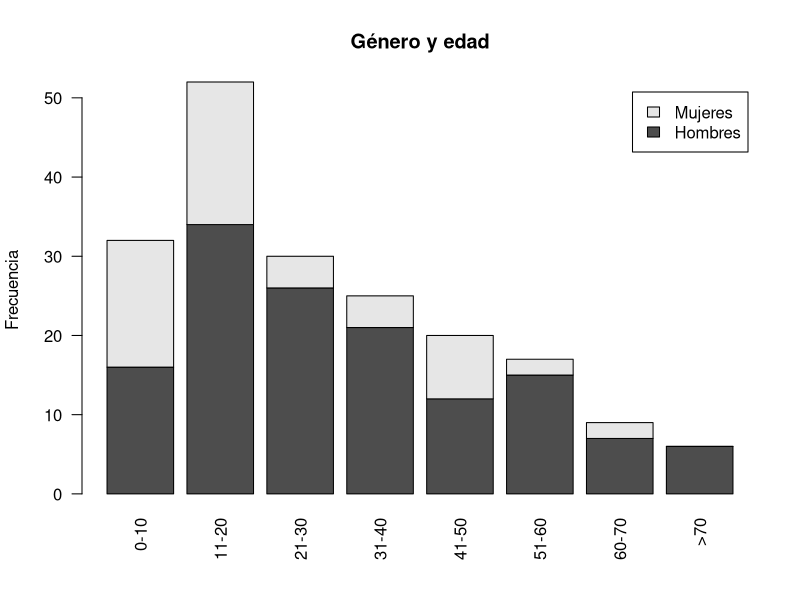
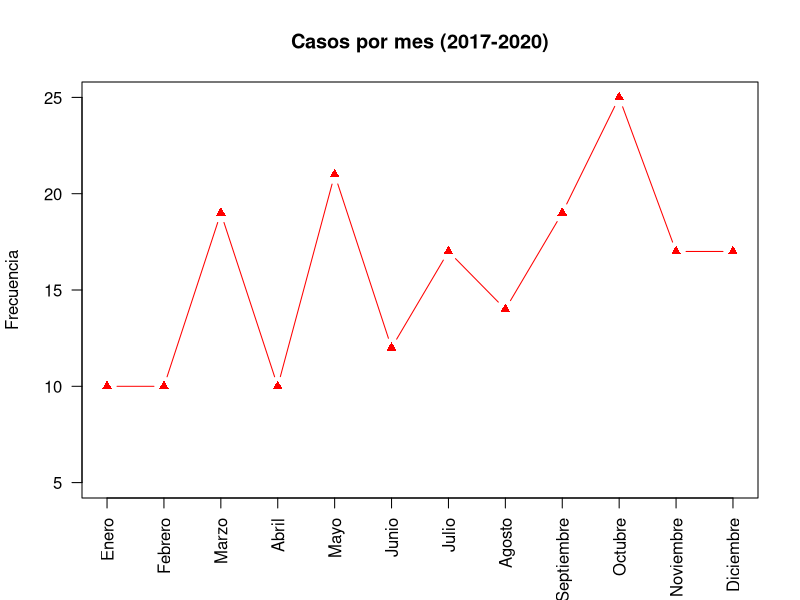
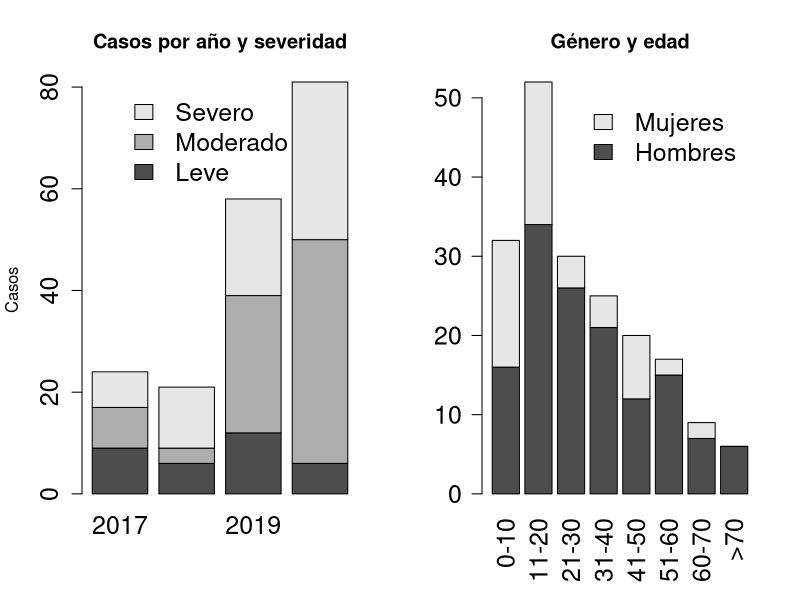
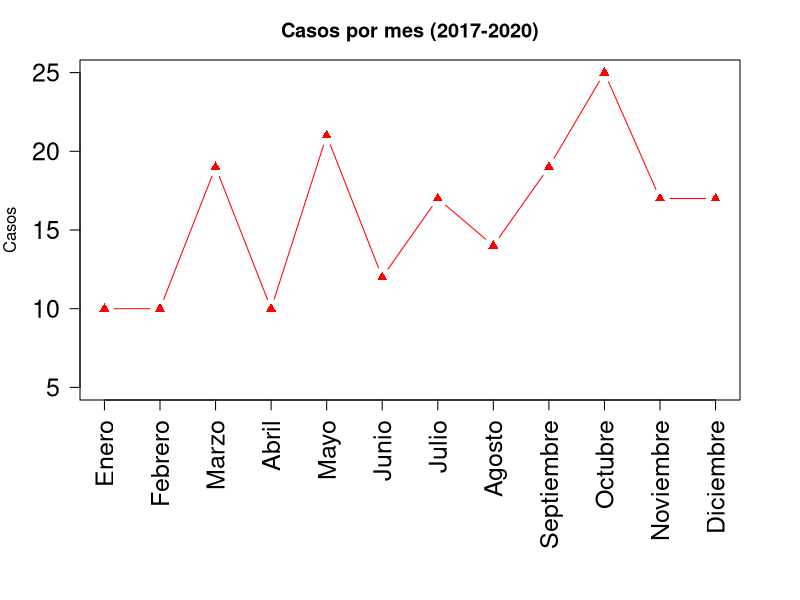
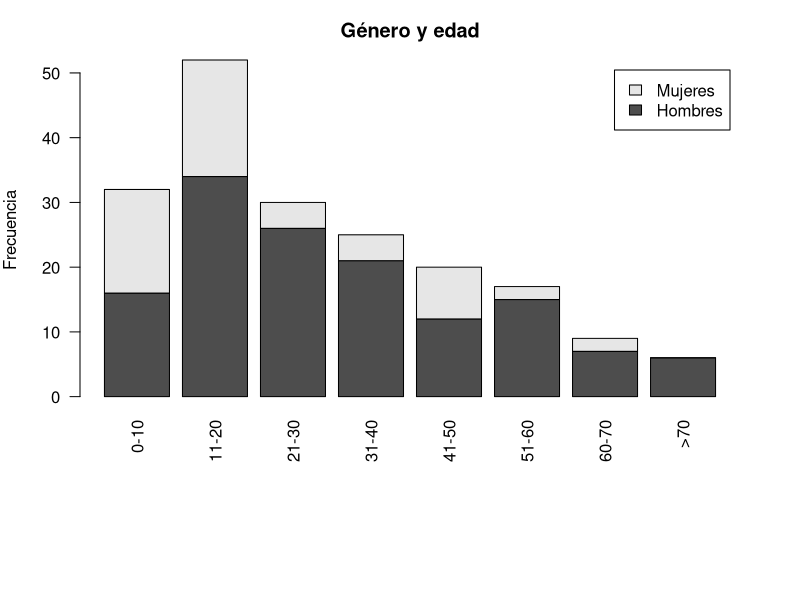
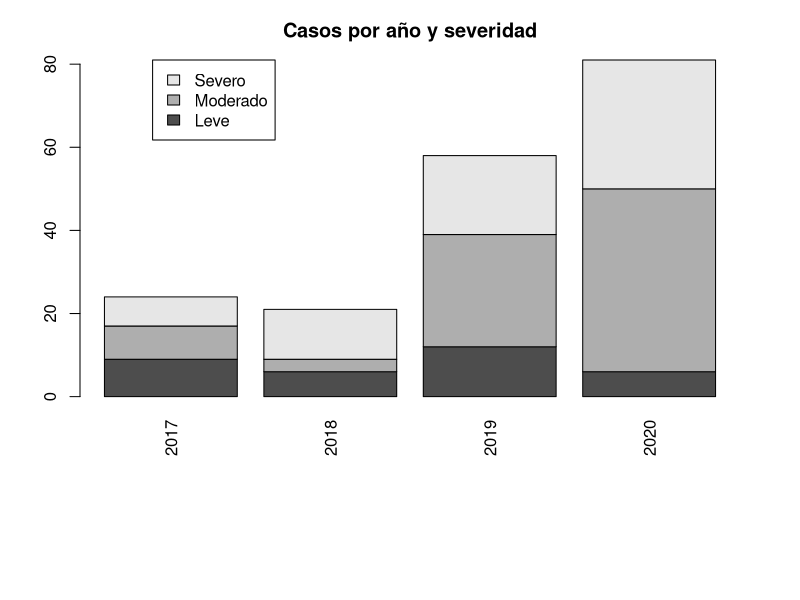
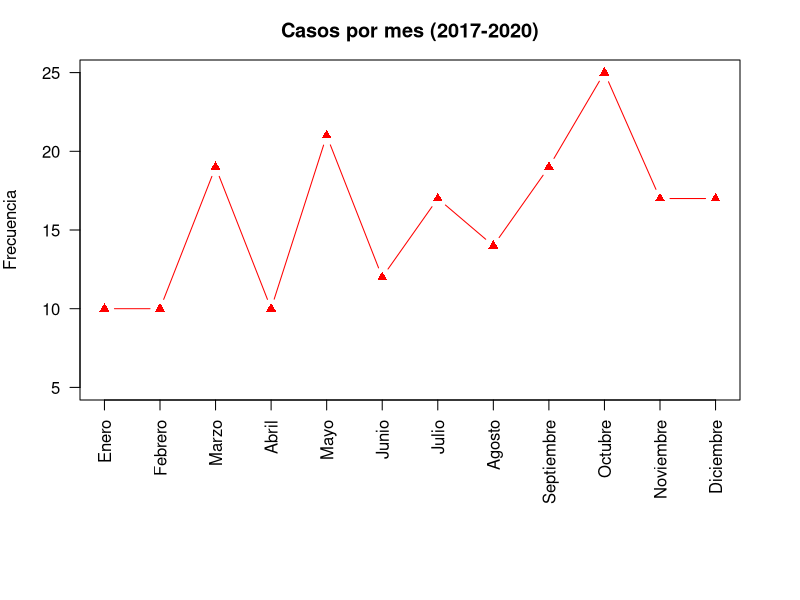
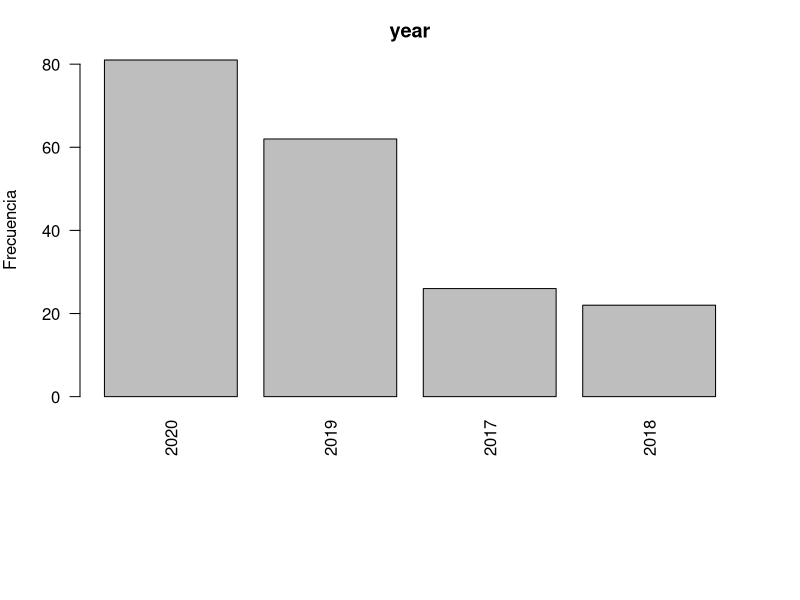

Write R code to recreate these figures, in order. (Note: this script raises an error after producing the figures.)
####BASICS FOR EPIDEMIOLOGICAL STUDIES IN R-----------------------------

#Author: Daniel Romero-Alvarez

#Description: 
#' In the following script I summary the steps I usually undergo whenever
#' I am creating a manuscript based on clinical data for a epidemiological 
#' descriptive study. It is not complete and it is dynamic meaning that I will 
#' be adding examples, good practices, nice packages, and hopefully... nice functions...

#####PACKAGES AND LIBRARIES------------------------------------------------
#install.packages("htmlwidgets")

#' Following you can see multiple packages, they are useful for multiple stuff
#' they might be useful for multiple purposes such as reading and writing shape files, 
#' creating dynamic maps, etc. 
#' 

###SPSS TO CSV: 
#library(haven) #sav to csv 
#library(readr) #sav to csv 

###GENERAL: 
#library (dplyr)

###CREATING FIGURES
#library (ggplot2) #a new era in life... 

#library (animation) #to read the function im.converter that create gif files 

###GEOGRAPHIC INFORMATION SYSTEMS: 
#library (devtools)
#library(raster)
#library(sp)
#library(rgeos)
#library (rgdal)
#library (maptools)
#library(mapdata)
#library (animation) #allows the developing of .gif animations

###DYNAMIC MAP CREATION: 
#library (leaflet) #creating interactive maps
#library(htmlwidgets) #saving leaflet maps as widgets 



######WORKING DIRECTORY----------------------------------

setwd ( "/Users/daniel/Documents/GitHub/Basic-R-for-epidemiological-studies-") #change accordingly 

######READING DATABASE----------------------------------

#' File is usually read as a .txt file exported directly from excel 
#' Previous to reading the file make sure of the following: 
#' - the headers lack special characters (dots, commas, accents, tildas, etc)
#' this is specially important because the presence of this stuff will prevent 
#' the reading of the entire table. You migh want to ready it with header = F
#' but then you will need to add the name of the variables manually via: 
#' --> reading first row as a vector 
#' --> use this vector for naming the columns 
#' --> eliminating the first row. But better avoid all this by following the recommendation 
#' - the levels of each variable are unique
#' - there is no blank spaces across the table 
#' - 

es1 = read.table ('mod2.txt', 
                  sep = '\t', fill = F, header = T, 
                  encoding =  "UTF-8")

#' Notice encoding = 'UTF-8" which is the portion of the script that allows 
#' you to read weird characters across the table. 
#' 
#' Sometimes you want to avoid the presence of automatically tranformed
#' factors because you want to preserve the integer nature of the variable. 
#' For that you can use stringAsFactors = F: 

##aa = read.table ('vertical1.txt', sep = '\t', header= F, 
##                 encoding =  "UTF-8", fill = F, 
##                 stringsAsFactors = F)


#MANIPULATING THE DATABASE----------------------------

#' You might want to check the variables available for you 
#' 

colnames (es1)

#' You can easily create counts of qualitative data using table: 

table (es1$edad_grupo) #where the dummy variables represent different age groups
table (es1$ocupacion) #dummy variables have not been added here

#' To check the nature of automatically added dummy variables we 
#' can use the function CONTRASTS, it only works in factors because
#' dummy variables by nature only appear in this kind of variables: 
#' 

contrasts (as.factor(es1$edad_grupo)) #here, as.factor is transforming integers in factors

#' We can create tables for multiple variables at the same time, for example: 

table (es1$sexo, es1$edad_grupo) #we will use this as porpuses of visualization


#AGE AND SEX-----------------------------------------

#' because the original database is using dummy variables as age groups we create a vector
#' with the actual names of each dummy variables so we can add it in the corresponding plot 

edades = c('0-10', 
           '11-20', 
           '21-30', 
           '31-40', 
           '41-50', 
           '51-60', 
           '60-70', 
           '>70')

#sex and age group

barplot (table(es1$sexo, es1$edad_grupo), #table itself 
         main = 'Género y edad', ylab = 'Frecuencia',  #title and y axis names 
         names = edades, las = 2, cex.names = 1, #notice the argument NAMES, adding the names for the plot 
         legend = c('Hombres', 'Mujeres')) #notice the argument LEGEND for plotting 

#' In order to export this image as a pdf and therefore as a vector image that I can manipulate
#' in image editing programs for any particular purpose, I will use the following script: 
#'  

#' this line is creating and empty PDF with a LETTER format and size. 
#' Notice that the first argument is also adding the title of the plot
#' Make sure to read from pdf to dev.off() in order to see the picture in the working dir.

pdf (paste ('genero_edad', '.pdf', sep = ''), width = 10.5, height = 8, paper = 'letter')

#' this line is showing how the plot it is going to be written in terms of its margins
#' it uses the order ##bottom, left, top, right##
#' 
par(mar = c(10,4,3,3)) #so a lot of space at the bottom for letters, and almost equal otherwise

barplot (table(es1$sexo, es1$edad_grupo), 
         main = 'Género y edad', ylab = 'Frecuencia', 
         names = edades, las = 2, cex.names = 1, 
         legend = c('Hombres', 'Mujeres'))
dev.off() #this line is crucial so the plot it is written as PDF file in your working directory 

#' following more examples with particular details: 

#YEARS AND SEVERITY-------------------------------

#' Here, I am using the args.legend argument inside barplot to actually control 
#' the position of the legend, specifically, to make sure it appears in the topleft 
#' corner and move it a little to the right so not overlaps with the axis (inset = c(0.11, 0))

table (es1$gravedad, es1$year) #table itself 

pdf (paste ('Year-severity', '.pdf', sep = ''), width = 10.5, height = 8, paper = 'letter') #importation
par(mar = c(10,4,3,3)) #controlling margins 
barplot (table (es1$gravedad, es1$year), 
         main = 'Casos por año y severidad', las = 3, 
         legend = c('Leve', 'Moderado', 'Severo'), 
         args.legend = list(x = "topleft",
                            inset = c(0.11, 0))) #use of args.legend to move the legend inset
dev.off()


#MONTH OF SNAKE BITE ----------------------------------

#' We want this plot to be ordered from January to December (in Spanish). Thus, first we 
#' create a dataframe from the table matrix. Then, we add an ID column with the numbers
#' of each month that I will use to order the entire dataframe. Finally will manually 
#' control de x axis in order to depict the names of each month as were ordered. 
#' NOTICE that because I am using a dataframe, I will use PLOT instead of barplot... 
#' and also because it is a timeline so I wanted to depict it as a curve instead of bars.

#dataframe only for months: 
months= data.frame(table (es1$mes)) 

#adding ID corresponding to month number
months$m_id = c(4, 8, 12, 1, 2, 7, 6, 3, 5, 11, 10, 9)

#ordering datafram by ID 
months= months[order(months$m_id),]

#plotting: 
plot (months$Freq, type= 'b', pch = 17, 
      las = 2, ylim = c(5, 25), ylab = 'Frecuencia', xlab = '',
      main = 'Casos por mes (2017-2020)', 
      xaxt = 'n', col = 'red') #NOTICE xaxt to eliminate the x axis to control it manually
axis(1, at = 1:12, labels = months$Var1, las =2) #here I am adding the 12 names of the month using at and labels.

#' at and labels can be modify in order to add any particular description in the x axis, 
#' for example changing at = seq (1,10, 2) I will have five numbers and then I will need 
#' five names. 

##e.g., seq (1,100, by = 5)

#Definitive figure: 
pdf (paste ('mes_tiempo', '.pdf', sep = ''), width = 10.5, height = 8, paper = 'letter')
par(mar = c(10,4,3,3))
plot (months$Freq, type= 'b', pch = 17, 
      las = 2, ylim = c(5, 25), ylab = 'Frecuencia', xlab = '',
      main = 'Casos por mes (2017-2020)', 
      xaxt = 'n', col = 'red')
axis(1, at = 1:12, labels = months$Var1, las =2)
dev.off()


###DEFINITIVE FIGURE 1-----------------------------------

#' This figure is combining the the first two plots done previously and adding extra details: 
#' NOTICE THAT I AM NOT EXPORTING AS PDF these files because for my purposes is better
#' to increase the size of the plots manually—dev.new () if they are not shwoing up—and then 
#' editing the screenshots manually.
#' Fot the legends to appear correctly I should call the figure again after making it larger
#' so I can preserve their original format. 
#' NEW ARGUMENTS included here are: 
#' - cex.names and cex.axis, both established at 1.5 controling the font size of axis and names
#' - bty = 'n' inside the list of args.legend which assures that the legends are not inside 
#' a frame. 
#' cex = 1.5 inside the args.legend list so the fonts of the legend also have a correct 
#' size when calling the script. 

par (mfrow = c(1,2))

barplot (table (es1$gravedad, es1$year), 
         main = 'Casos por año y severidad', 
         cex.names = 1.5,cex.axis = 1.5, ylab = 'Casos',
         legend = c('Leve', 'Moderado', 'Severo'),  
         args.legend = list(x = "topleft", bty = 'n',
                            inset = c(0.11, 0), cex=1.5))

barplot (table(es1$sexo, es1$edad_grupo), 
         main = 'Género y edad', ylab = '', 
         names = edades, las = 2,
         cex.names = 1.5,cex.axis = 1.5,
         legend = c('Hombres', 'Mujeres'), 
         args.legend = list (bty ='n', cex = 1.5))


#' Writing the timeline figure but making sure that ylim, starts in 5 so it can be 
#' appreciated that cases never reach 0. Again notice cex.axis as 1.5 as a feature for good
#' figures. I expanded this horizontally for the final figure. 

par (mfrow = c(1,1))
par(mar = c(10,4,3,3))
plot (months$Freq, type= 'b', pch = 17, 
      las = 2, ylim = c(5, 25), ylab = 'Casos', xlab = '', 
      main = 'Casos por mes (2017-2020)', cex.axis= 1.5,
      xaxt = 'n', col = 'red')
axis(1, at = 1:12, labels = months$Var1, las =2, cex.axis = 1.5)


#' Apparenlty I can create figures with the three plots at the same 
#' time changing the orientation and size of all of them...need to explore: 
#' https://www.datamentor.io/r-programming/subplot/ 
#' 


#WHAT DATA/FIGURES SHOULD BE PRESENTED------------------------------------
#' To answer this question a good approach can be to actually see the variables themselves
#' in percentages and counts of their independent levels. A quick proxy can be to use the 
#' function STR: 
#' 

str (es1)

#' But for this particular excersice I decided to export each variable as an independent
#' csv and also with their independent barplot so I can see what is happening in excel and
#' visually to then refine my approach.

#SUMMARIES CUALITATIVES------------------------------

#' For this visual summaries I will create a folder to store the outputs, then, 
#' I will use a loop to export independent .csvs and also independent barplots per variable 
#' So I can: 
#' - write them down as a table for the final paper 
#' - check what varaibles are presenting interesting information 
#' - write them in descending order so I can see which levels are more important 
#' inside each variable... 

##folder for dataframe outputs
dir.create ('vars1') ##applied just once to create the folder

colnames(es1) #select variables to analyze 

##vector of variables to be visualized: 
ll = c(2, 5, 6, 7, 8, 9, 10, 11, 12, 14, 16, 21, 22, 27, 29, 32) #this vector represent the indexes of the variables to be processed


##LOOP for creating the output files: 
##i = ll[2] ##debugging

for (i in ll){
  #dataframes
  a = data.frame (table(es1[,i])) #creating independent dataframes per variable
  a= a[order(a[,2],decreasing = T),] #ordering according to most important
  ss = sum(as.numeric(a[,2])) #obtaining the totals
  a$perc = (as.numeric(a[,2])/ss)*100 #obtaing local percentages of each variable
  vc = c(Var1 =  'total', Freq = ss, perc = (ss/ss)*100) #row of totals
  lr2 = t(as.data.frame(vc)) #transforming the row vector into a dataframe for correctly doing merging the files
  a2= rbind (a, lr2) #merging totals row with dataframe 
  write.csv (a2, paste0('./vars1/', colnames(es1)[i], '.csv'), row.names= F) #writing the databases
  
  #figures: 
  #For them, I work with the dataframe before adding the totals, so basically 'a' instead of 'a2'
  pdf (paste0 ('./vars1/', colnames(es1)[i], '.pdf'), width = 10.5, height = 8, paper = 'letter')
  par(mar = c(10,4,3,3))
  barplot (a[,2], names = a[,1], las = 2, 
           main = paste0(colnames(es1)[i]), 
           ylab = 'Frecuencia')
  dev.off()
}

#' notice that the errors showing up are refereing to the words
#' albanil and pequena which are Spanish characters for the letter ñ not recognized 
#' in English. 


#SUMMARIES QUALITATIVES FOR STATISTICAL ANALYSIS------------------------------

#' In this section, I am creating databases as previously depicted but showing them 
#' against a variable of interest. In this case, any particular variable versus severity
#' so the dataframe created is having totals for the variable of interest and then 
#' dividing that variable per the crossing variable. Because severity here is expressed
#' as mild, moderate and severe, we will have a total of four columns. 
#' Then I can also add the percetanges per column to have a clearer picture of the contribution 
#' of each level. 


colnames(es1) #assessing what variables are important

dir.create ('vars2') #creating corresponding folder

#variables to be analyzed: 

vars = c(2, 5, 6, 7, 8, 9, 10, 11, 12, 14, 32)

#j = vars[1] ##debugging

for (j in vars){
  b = table(es1[,j], es1$gravedad) #crossing variable 
  nm = colnames(es1)[j] #collecting variable name 
  c = cbind (var_tot = table(es1[,j]), b) #adding the column of variable totals 
  d = colSums(c) #creating a row of totals 
  percs = mapply('/', data.frame(c), d)*100 #dividing each column by a vector
  colnames(percs) = paste0(colnames(percs), '_','%')
  percs_sums = colSums(percs) #everything adds to 100. 
  dd= rbind (c, tot = d) #adding the row of totals to the counts database
  ee = rbind (percs, tot = percs_sums) #adding to row of totals to the percentage database
  ed = cbind (dd, ee) #merging counts and percentages 
  write.csv (ed, paste0('./vars2/', nm, '.csv'), row.names = T)
}

#' These tables can be use for chi2 tests. I would love to do that directly in R
#' and have a super nice table with the chi2 per variable but I cannot do it...YET :) 

#' Meanwhile, I can use: 
#' https://www.icalcu.com/stat/chisqtest.html
#' in order to paste the section to be analyzed and then ask for chi2 manually 
#' to create the statistical table. 
#' The nice thing of this website resource is that it can handle contingency 
#' tables larger thatn 5x5.



#LOCAL AND SYSTEMIC SYMPTOMS - NICER BARPLOTS (Figure 4)--------------------------------

#' For this section we will use different databases that were created to analyze through 
#' barplots. We will order them again to present information HORIZONTALLY. 

#LOCAL SYMPTOMS: 
sin_loc = read.csv ('sin_locales.csv') #reading raw data
sin_loc1 = data.frame (table (sin_loc$sin_locales)) #counting the data
sin_loc1 = sin_loc1[order(sin_loc1$Freq, decreasing = T),] #odering the data (notice decreasing = T, so outputs are ordered from high to low frequencies)
sin_loc1$perc = (sin_loc1$Freq/sum(sin_loc1$Freq))*100 #calculating percentages and adding a column with this info
tots = sum(sin_loc1$Freq) #vector with totals 
vc = c(Var1 =  'total', Freq = tots, perc = (tots/tots)*100) #vector with name and totals for each column 
sin_loc2 = rbind (sin_loc1, t(data.frame(vc)))  #merging the row to the corresponding datacolumn 

write.csv (sin_loc2, './vars1/sin_locales.csv', row.names = F) #writing the new dataframe

#For the figure we will work with the dataframe before adding the totals: 
sin_loc1= sin_loc1[order(sin_loc1$Freq, decreasing = F),] #NOTICE ORDERING in FALSE (default) because I need this for an horizontal plot 

#plotting: 
pdf (paste ('sin_locales', '.pdf', sep = ''), width = 10.5, height = 8, paper = 'letter') #same page arrangement as before
par(mar = c(8,8,6,3)) #changing margin borders because the labels are larger 
barplot (sin_loc1$Freq, col = '#1c3bf9', #adding color 
         main = 'Síntomas locales', xlab = 'Frecuencia', 
         names = sin_loc1$Var1, las = 1, cex.names = 1, horiz = T, 
         ylab = '')
dev.off()


#SYSTEMIC SYMPTOMS
#' Same process with different database: 

sin_sist = read.csv ('sin_sistem.csv')
sin_sist1 = data.frame (table (sin_sist[,3]))
sin_sist1 = sin_sist1[order(sin_sist1$Freq, decreasing = T),]
sin_sist1$perc = (sin_sist1$Freq/sum(sin_sist1$Freq))*100
tots = sum(sin_sist1$Freq)
vc = c(Var1 =  'total', Freq = tots, perc = (tots/tots)*100)
sin_sist2 = rbind (sin_sist1, t(data.frame(vc)))

write.csv (sin_sist2, './vars1/sin_sistemicos.csv', row.names = F)

#For the figure we will work with the dataframe before adding the totals: 
#ordering by ID 
sin_sist1= sin_sist1[order(as.integer(sin_sist1$Freq), decreasing = F),]

#plotting: 
pdf (paste ('sin_sistemicos', '.pdf', sep = ''), width = 10.5, height = 8, paper = 'letter')
par(mar = c(8,8,6,3))
barplot (as.integer(sin_sist1$Freq), col = '#1c3bf9', 
         main = 'Síntomas sistémicos', xlab = 'Frecuencia', 
         names = sin_sist1$Var1, las = 1, cex.names = 1, horiz = T, 
         ylab = '')
dev.off()


#DEFINITIVE PLOT (BOTH AT THE SAME TIME)

#' Saved as a screenshot to maximize the vector image capacity of dev.new ()

#pdf (paste ('sintomas_both', '.pdf', sep = ''), width = 10.5, height = 8, paper = 'letter') 

par(mfrow = c(1,2)) #to have both plots at the same time
par(mar = c(4,8,4,9))
barplot (sin_loc1$Freq, col = '#1c3bf9',
         main = 'Síntomas locales', xlab = 'Frecuencia', 
         names = sin_loc1$Var1, las = 1, cex.names = 1, horiz = T, 
         ylab = '')
barplot (as.integer(sin_sist1$Freq), col = '#1c3bf9', 
         main = 'Síntomas sistémicos', xlab = 'Frecuencia', 
         names = sin_sist1$Var1, las = 1, cex.names = 1, horiz = T, 
         ylab = '')

#dev.off() #because I am not using pdf function then I don't need this 


#TREATMENT AND SURGERIES (Figure 5)------------------------------------

#' For this section I am following the steps as in the previous section without differences

#TREATMENTS
trat1 = read.csv ('tratamiento.csv')
trat11 = data.frame (table (trat1[,4]))
trat11 = trat11[order(trat11$Freq, decreasing = T),]
trat11 = trat11[-1,] #eliminating serum because everybody is receiving it 
trat11$perc = (trat11$Freq/sum(trat11$Freq))*100
tots = sum(trat11$Freq)
vc = c(Var1 =  'total', Freq = tots, perc = (tots/tots)*100)
trat12 = rbind (trat11, t(data.frame(vc)))

write.csv (trat12, './vars1/ttos.csv', row.names = F)

#For the figure we will work with the dataframe before adding the totals: 
#ordering by ID 
trat11= trat11[order(as.integer(trat11$Freq), decreasing = F),]
trat11$Var1 = c('Gasolina',  #Here I am adding the correct names for the variable explored
                'Infusión', 
                'Inmovilización',
                'Limón caliente',
                'Frío local',
                'Succión', 
                'Incisión o corte', 
                'Hierbas', 
                'Shaman/Curandero', 
                'Brebaje de hiel de serpiente', 
                'Torniquete')

#plotting: 
pdf (paste ('ttos', '.pdf', sep = ''), width = 10.5, height = 8, paper = 'letter')
par(mar = c(8,12,6,3))
barplot (as.integer(trat11$Freq), col = '#1c3bf9', 
         main = 'Tratamiento empírico', xlab = 'Frecuencia', 
         names = trat11$Var1, las = 1, cex.names = 1, horiz = T, 
         ylab = '')
dev.off()

#CIRUGIAS
cir1 = read.csv ('cirugia1.csv')
cir11 = data.frame (table (cir1[,3]))
cir11 = cir11[order(cir11$Freq, decreasing = T),]
cir11$perc = (cir11$Freq/sum(cir11$Freq))*100
tots = sum(cir11$Freq)
vc = c(Var1 =  'total', Freq = tots, perc = (tots/tots)*100)
cir12 = rbind (cir11, t(data.frame(vc)))
write.csv (cir12, './vars1/cirugia2.csv', row.names = F)

#For the figure we will work with the dataframe before adding the totals: 
#ordering by ID 
cir11= cir11[order(as.integer(cir11$Freq), decreasing = F),]
cir11$Var1 = c('Drenaje de absceso',  #Here I am adding the correct names for the variable explored
               'Prostatectomía', 
               'Necrectomía', 
               'Limpieza quirúrgica', 
               'Amputación', 
               'Fasciotomía')

#plotting: 
pdf (paste ('cirus', '.pdf', sep = ''), width = 10.5, height = 8, paper = 'letter')
par(mar = c(8,12,6,3))
barplot (as.integer(cir11$Freq), col = '#1c3bf9', 
         main = 'Intervenciones quirúrgicas', xlab = 'Frecuencia', 
         names = cir11$Var1, las = 1, cex.names = 1, horiz = T, 
         ylab = '')
dev.off()


#DEFINITIVE PLOT (BOTH AT THE SAME TIME)

#' Saved as a screenshot to maximize the vector image capacity of dev.new ()


par(mar = c(8,12,6,3))
par (mfrow = c(1,2))
barplot (as.integer(trat11$Freq), col = '#1c3bf9', 
         main = 'Tratamiento empírico', xlab = 'Frecuencia', 
         names = trat11$Var1, las = 1, cex.names = 1, horiz = T, 
         ylab = '')
barplot (as.integer(cir11$Freq), col = '#1c3bf9', 
         main = 'Intervenciones quirúrgicas', xlab = 'Frecuencia', 
         names = cir11$Var1, las = 1, cex.names = 1, horiz = T, 
         ylab = '')

#QUANTITATIVE VARIABLES --------------------------------

#' SOME THEORY: 
#' Quantitative variabels are explored using SUMMARY and also depicting them 
#' in histograms and boxplots 

#Age
summary (es1$edad)
boxplot (es1$edad)
hist(es1$edad)

#Hospitalization time (days)
summary (es1$dias_hospi)
boxplot (es1$dias_hospi)
hist(es1$dias_hospi)

#' We can see the distribution by simply plotting the variables 
#' 

plot (es1$dias_hospi)
plot (es1$edad)


#' We can instantly watch the categorization of quantiative variables considering a different
#' variable using boxplots, for example: 
#'

boxplot(edad ~ gravedad, data = es1) #age categorized by severity 
boxplot (dias_hospi ~gravedad, data = es1) #hospitalization time categorized by severity
boxplot (dias_hospi ~year, data = es1) #hospitalization time and year 


#' In order to actually compare if there is a statistical difference
#' between a quantitative variable ACROSS CATEGORIES, and I have more than two categories 
#' I need to perform an ANOVA... an example of how to do an anova can be found here
#' https://stackoverflow.com/questions/47546658/logistic-regression-on-factor-error-in-evalfamilyinitialize-y-values-must
#' The essence is to create the model in an object and then use SUMMARY to check 
#' for the p-values and the interpret... in this examples I am comparing
#' how sex and severity is related with hospitalization time... 
#' no differences where found... Thus: 

#Hospital time and sex: 
sexo = aov(tiempo_hospital ~ sexo, data = es1)
summary (sexo)

#Hospital time and age group: 
grupo_edad = aov(tiempo_hospital ~ edad_grupo, data = es1)
summary(grupo_edad)

#Hospital time and ethnicity:  
etnias = aov(tiempo_hospital ~ raza_etnia, data = es1)
summary (etnias)

#Hospital time and severity: 
gravedad = aov(tiempo_hospital ~ gravedad, data = es1)
summary (gravedad)

#' Through the summary I can see that any of the p values is less than 0.05 
#' and therefore there are not statistical significant differences between this 
#' comparisons. For ANOVA, I need to report the F value and the P value... potentially
#' I can assess this directly with a loop and a table of results as follows: 

#defining variables: 
colnames(es1)
vrs1 = c(5, 6, 7, 30)


res1 = NULL #dataframe to collect the results

#st = vrs1[1] #debugging 

for (st in vrs1){
  a_test = aov (tiempo_hospital ~ es1[,st], data = es1) #time to hospital versus all variables 
  nms = colnames(es1)[st] #defining names 
  f_val = summary(a_test)[[1]][1, 4:5] #collecting the F stat and the p value: https://stackoverflow.com/questions/3366506/extract-p-value-from-aov
  pre1 = cbind (nms, f_val) #creating previous dataframe
  res1 = rbind (res1, pre1) #adding the results to the dataframe
}

write.csv (res1, './res_quanti.csv', row.names = F)

#as it can be seen no statistical differences can be demosntrated


#' If I need to perform a comparison of quantitative variables between just two categories
#' for example hospitalization time between males and females, I can use a student t test. 
#' Remember that an ANOVA is basically a t test but with more than tree categories 
#' I can use the same semantic structure as for creating the boxplots:  
#'  

#visualization: 
boxplot (tiempo_hospital ~ sexo, data = es1)

#student t test: 
t.test(tiempo_hospital ~ sexo, data = es1,
       var.equal = TRUE, alternative = "two.sided")

#' the parameters of the student t test: var.equal = T and alternative = 'greater' 
#' came from the assumptions of this statistical test and they are explored in this 
#' website: https://statsandr.com/blog/student-s-t-test-in-r-and-by-hand-how-to-compare-two-groups-under-different-scenarios/
#' with far more information on how to report and present this data... 
#' briefly the var.equal = T is because the variance in our sample is different (the default is that the variance is the same)
#' and the greater represent that we want a one-tail test towards greater than rather than different (two.sided versus greater or less than)



#ABOUT LOGISTIC REGRESSIONS-----------------------------------------------
#' If I am interested in compare a qualitative variable against a 
#' quantitative varaible, then we can use logistic regressions
#' only at that time... so for example here we are compparing 
#' if sex can be influenced by the time people was in the hospital 
#' same as before, I need to put together a model and then call for the 
#' summary to actually obtain the results... 

ex1 = glm(formula = as.factor(es1$sexo) ~ es1$dias_hospi, family = 'binomial')
summary (ex1)



#DAILY AND CUMULATIVE NUMBER OF CASES PLOT-------------------------------

#' This example comes from databases of early COVID-19 in Ecuador


#PLOTS WITH A LOT OF PANELS-------------------------------

#' This example comes from databases of early COVID-19 in Ecuador





#####STUFF TO DO#######
#' add the example of how to create the plots with errors bars for OROV 
#' add the stuff of multiple panels from the coronavirus excess death stuff... 
#' add the part of the maps... 
#' create plots with different orientations 
#' Chi square and statistics and definitive table automatically 
#' Figures through GGPLOT 2 for sure
#' Definitive boxplots 
#' Boxplots with uncertainties 
#' ADD INFORMATION FROM THE CT VALUES PAPER, PLOTS THERE WHERE BEAUTIFUL :)
#' ADD MANUEL VILLANUEVA CODE  
#' PLOTS DEPICTING NUMBERS: https://stackoverflow.com/questions/53134623/text-in-barplot-in-r
#' 



